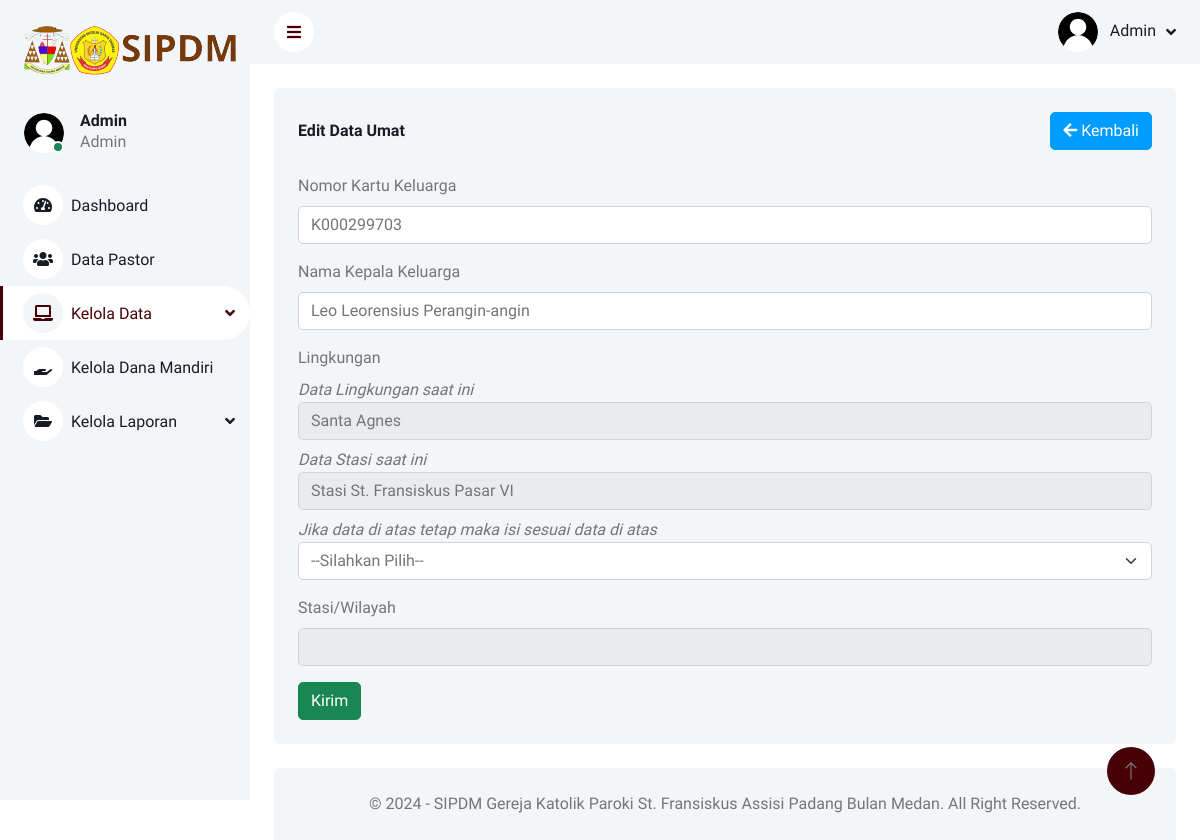
Screenshot of /admin/umat/edit_umat.php?id=1 (signed in) with the database file from the repository.
### tables this page shows
CREATE TABLE `umat` (
  `id_umat` int(11) NOT NULL,
  `no_kk` varchar(50) NOT NULL,
  `nama_kepala_kk` varchar(200) NOT NULL,
  `id_lingkungan` int(11) NOT NULL,
  `id_stasi` int(11) NOT NULL
);

CREATE TABLE `lingkungan` (
  `id_lingkungan` int(11) NOT NULL,
  `nama_lingkungan` varchar(50) NOT NULL,
  `id_stasi` int(11) NOT NULL
);

CREATE TABLE `stasi` (
  `id_stasi` int(11) NOT NULL,
  `nama_stasi` varchar(70) NOT NULL
);

### admin/umat/edit_umat.php (the view, shortened to what this page needs)
<?php
    include 'session.php';
?>
<!DOCTYPE html>
<html lang="en">
<head>
    <link href="https://cdnjs.cloudflare.com/ajax/libs/font-awesome/5.10.0/css/all.min.css" rel="stylesheet">
    <link href="https://cdn.jsdelivr.net/npm/bootstrap-icons@1.4.1/font/bootstrap-icons.css" rel="stylesheet">
    <link href="../lib/owlcarousel/assets/owl.carousel.min.css" rel="stylesheet">
    <link href="../lib/tempusdominus/css/tempusdominus-bootstrap-4.min.css" rel="stylesheet">
    <link href="../css/bootstrap.min.css" rel="stylesheet">
    <link href="../css/style.css" rel="stylesheet">
    <link rel="stylesheet" href="https://cdn.datatables.net/1.13.4/css/jquery.dataTables.min.css">
</head>
<body>
    <div class="container-xxl position-relative bg-white d-flex p-0">
        <div class="sidebar  pb-3">
            <nav class="navbar bg-light navbar-light">
                <a href="" class="navbar-brand mx-4 mb-3">
                    <img src="../img/logo_admin.png" alt="logo">
                </a>
                <div class="d-flex align-items-center ms-4 mb-4">
                    <div class="position-relative">
                        <img class="rounded-circle" src="../img/user.png" alt="user" style="width: 40px; height: 40px;">
                        <div class="bg-success rounded-circle border border-2 border-white position-absolute end-0 bottom-0 p-1"></div>
                    </div>
                    <div class="ms-3">
                        <h6 class="mb-0">Admin</h6>
                        <span>Admin</span>
                    </div>
                </div>
                <div class="navbar-nav w-100">
                    <a href=".././index.php" class="nav-item nav-link"><i class="fa fa-tachometer-alt me-2"></i>Dashboard</a>
                    <a href=".././pastor.php" class="nav-item nav-link"><i class="fa fa-users me-2"></i>Data Pastor</a>
                    <div class="nav-item dropdown">
                        <a href="#" class="nav-link dropdown-toggle active" data-bs-toggle="dropdown"><i class="fa fa-laptop me-2"></i>Kelola Data</a>
                    </div>
                    <a href=".././kdana.php" class="nav-item nav-link"><i class="fa fa-hand-holding me-2"></i>Kelola Dana Mandiri</a>
                    <div class="nav-item dropdown">
                        <a href="#" class="nav-link dropdown-toggle" data-bs-toggle="dropdown"><i class="fa fa-folder-open me-2"></i>Kelola Laporan</a>
                    </div>
                </div>
            </nav>
        </div>
        <div class="content">
            <nav class="navbar navbar-expand bg-light navbar-light sticky-top px-4 py-0">
                <a href="#" class="sidebar-toggler coklat flex-shrink-0">
                    <i class="fa fa-bars"></i>
                </a>
                <div class="navbar-nav align-items-center ms-auto">
                    <div class="nav-item dropdown">
                        <a href="#" class="nav-link dropdown-toggle" data-bs-toggle="dropdown">
                            <img class="rounded-circle me-lg-2" src="../img/user.png" alt="" style="width: 40px; height: 40px;">
                            <span class="d-none d-lg-inline-flex">Admin</span>
                        </a>
                    </div>
                </div>
            </nav>
            <div class="container-fluid pt-4 px-4">
                <div class="bg-light rounded p-4">
                    <div class="d-flex align-items-center justify-content-between mb-4">
                        <h6 class="mb-0">Edit Data Umat</h6>
                        <a href="../umat.php" class="btn btn-primary"><i class="fa fa-arrow-left"></i> Kembali</a>
                    </div>
                    <?php
                    $id = $_GET['id'];
                    $data = mysqli_query($koneksi,"SELECT * from umat inner join lingkungan on umat.id_lingkungan=lingkungan.id_lingkungan inner join stasi on umat.id_stasi=stasi.id_stasi where id_umat='$id'");
					while($d = mysqli_fetch_array($data)){
                    ?>
                    <form action="" method="POST" name="Form" onsubmit="return validateForm()">
                        <div class="mb-3">
                            <label for="" class="form-label">Nomor Kartu Keluarga</label>
                            <input type="text" class="form-control" name="nokk" value="<?php echo $d['no_kk'] ?>">
                        </div>
                        <div class="mb-3">
                            <label for="" class="form-label">Nama Kepala Keluarga</label>
                            <input type="text" class="form-control" name="namakk" value="<?php echo $d['nama_kepala_kk'] ?>">
                        </div>
                        <div class="mb-3">
                            <label for="select-option" class="form-label">Lingkungan</label>
                             <br>
                            <i>Data Lingkungan saat ini</i>
                            <input type="text" class="form-control mb-2" name="ling_semb" value="<?php echo $d['nama_lingkungan'] ?>" readonly>
                            <i>Data Stasi saat ini</i>
                            <input type="text" class="form-control mb-2" name="stasi_semb" value="<?php echo $d['nama_stasi'] ?>" readonly>
                            <i>Jika data di atas tetap maka isi sesuai data di atas</i>
                            <select class="form-select mb-3" id="select-option" name="lingkungan1">
                                <option value="">--Silahkan Pilih--</option>
                            </select>
                        </div>
                        <div class="mb-3">
                            <label for="input-text" class="form-label">Stasi/Wilayah</label>
                            <input type="text" id="stasi" class="form-control" name="stasi1" readonly>
                        </div>
                        <button type="submit" class="btn btn-success" id="btn" name="edit">Kirim</button>
                    </form>
                    <?php } ?>
                </div>
            </div>
            <div class="container-fluid pt-4 px-4" >
                <div class="bg-light rounded-top p-4">
                    <div class="row">
                        <div class="col text-center">
                            &copy;
                            - SIPDM Gereja Katolik Paroki St. Fransiskus Assisi Padang Bulan Medan. All Right Reserved.
                        </div>
                    </div>
                </div>
            </div>
        </div>
        <a href="#" class="btn btn-lg bg_coklat btn-lg-square back-to-top"><i class="bi bi-arrow-up"></i></a>
    </div>
</body>
</html>

### admin/css/style.css (style rules this page uses)
:root { --primary: #470005; --light: #F3F6F9; --dark: #191C24; }
.coklat { color: #470005; }
.bg_coklat { background-color: #470005; }
.back-to-top { position: fixed; display: none; right: 45px; bottom: 45px; z-index: 99; }
.btn { transition: .5s; }
.btn.btn-primary { color: #FFFFFF; }
.btn-lg-square { width: 48px; height: 48px; }
.btn-square, .btn-sm-square, .btn-lg-square { padding: 0; display: inline-flex; align-items: center; justify-content: center; font-weight: normal; border-radius: 50px; }
.sidebar { position: fixed; top: 0; left: 0; bottom: 0; width: 250px; height: 100vh; overflow-y: auto; background: var(--light); transition: 0.5s; z-index: 999; }
.content { margin-left: 250px; min-height: 100vh; background: #FFFFFF; transition: 0.5s; }
@media (min-width: 992px) { .sidebar { margin-left: 0; } }
@media (min-width: 992px) { .content { width: calc(100% - 250px); } }
.sidebar .navbar .navbar-nav .nav-link { padding: 7px 20px; color: var(--dark); font-weight: 500; border-left: 3px solid var(--light); border-radius: 0 30px 30px 0; outline: none; }
.sidebar .navbar .navbar-nav .nav-link:hover, .sidebar .navbar .navbar-nav .nav-link.active { color: var(--primary); background: #FFFFFF; border-color: var(--primary); }
.sidebar .navbar .navbar-nav .nav-link i { width: 40px; height: 40px; display: inline-flex; align-items: center; justify-content: center; background: #FFFFFF; border-radius: 40px; }
.sidebar .navbar .navbar-nav .nav-link:hover i, .sidebar .navbar .navbar-nav .nav-link.active i { background: var(--light); }
.sidebar .navbar .dropdown-toggle::after { position: absolute; top: 15px; right: 15px; border: none; content: "\f107"; font-family: "Font Awesome 5 Free"; font-weight: 900; transition: .5s; }
.content .navbar .navbar-nav .nav-link { margin-left: 25px; padding: 12px 0; color: var(--dark); outline: none; }
.content .navbar .sidebar-toggler, .content .navbar .navbar-nav .nav-link i { width: 40px; height: 40px; display: inline-flex; align-items: center; justify-content: center; background: #FFFFFF; border-radius: 40px; }
.content .navbar .dropdown-toggle::after { margin-left: 6px; vertical-align: middle; border: none; content: "\f107"; font-family: "Font Awesome 5 Free"; font-weight: 900; transition: .5s; }

### rows the page displays
umat: nokk "K000299703", namakk "Leo Leorensius Perangin-angin", ling_semb "Santa Agnes", stasi_semb "Stasi St. Fransiskus Pasar VI"
